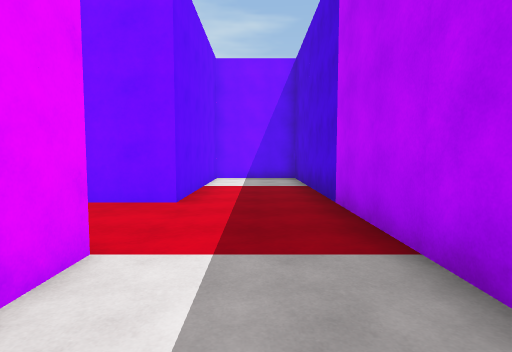
view 1 (above)

12 first-person views from a walk through a 3-D level made in the Unity game engine. The camera is 1.5 m above the floor, tilts 4° down and sees 80° across. The floor is counted in squares, 2 m on a side. Each view is taken from the middle of a square. On the plan, view 1 faces up. The plan holds only what a view shows up to about 10 squares ahead; the rest is blank. The player character is not drawn.

view 2
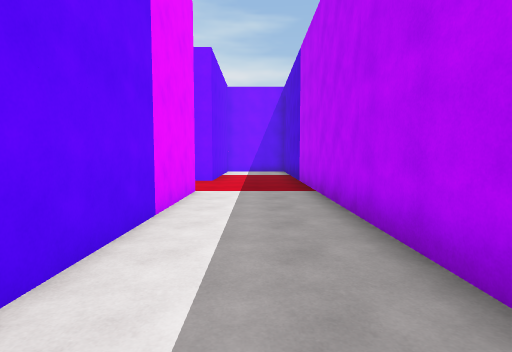

view 3
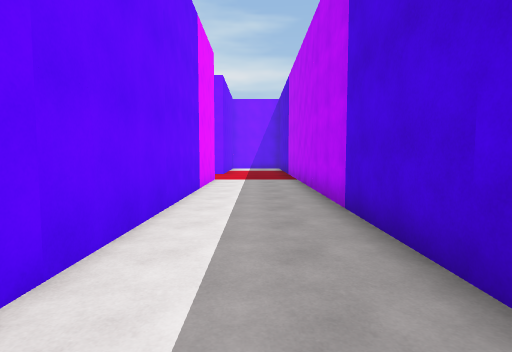

view 4
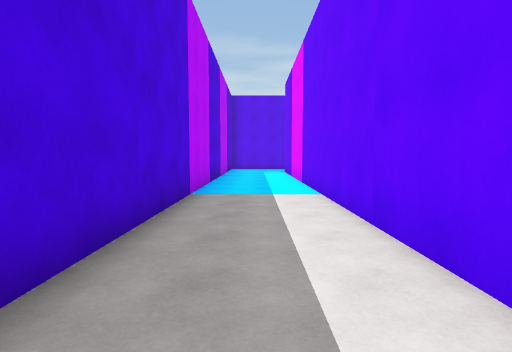

view 5
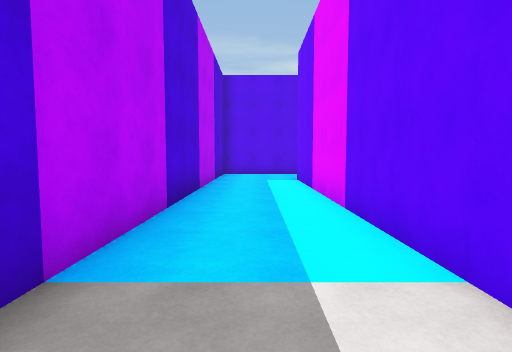

view 6
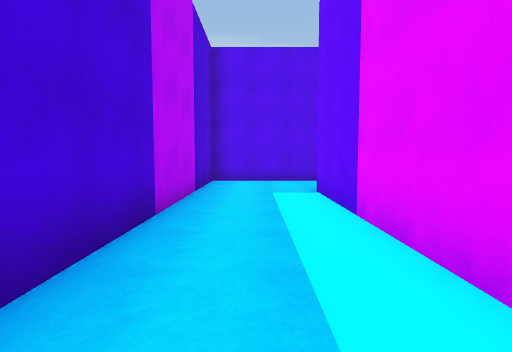

view 7
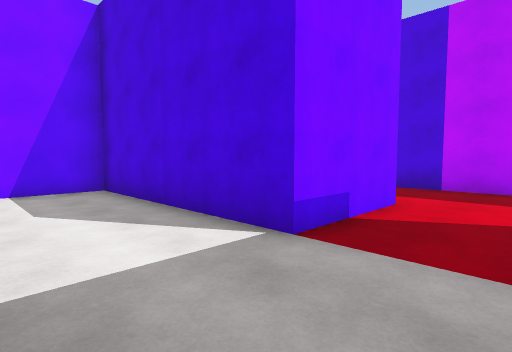

view 8
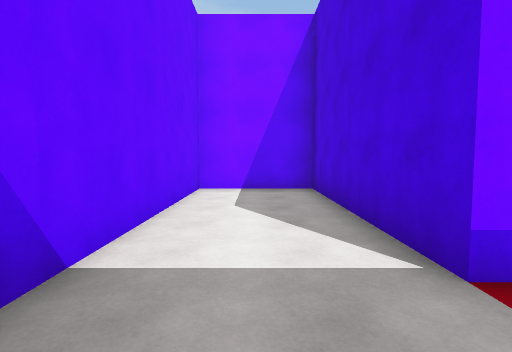

view 9
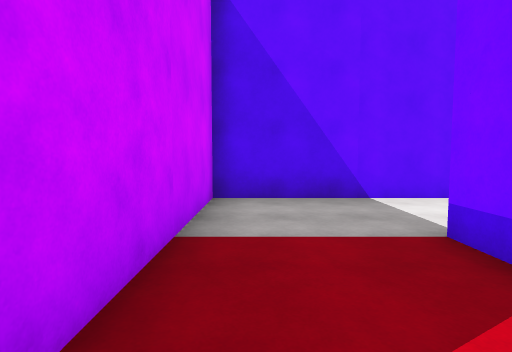

view 10
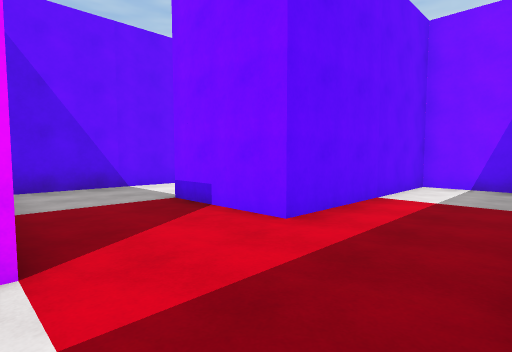

view 11
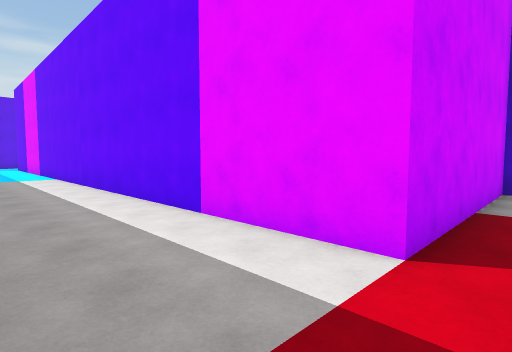

view 12
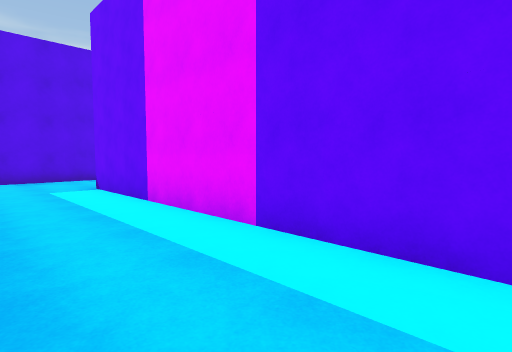

### Floor plan
Points are (right, up) in squares from view 1. A wall is a line through its corners. A room is listed if a view was taken in it or the views show most of it. See-through windows are left out.
Room 1 (views 1, 2, 3, 4, 5, 6, 9, 10, 11, 12)
walls: (-1.3, 2.3) (-1.3, -15.2); (-2.1, -17.7) (1.3, -17.7) (1.3, 9.7) (-1.3, 9.7) (-1.3, 4.8)
ways out: opening at (-2.5, 3.5) to room 2; opening at (-2.5, -16.5)
Room 2 (views 7, 8)
walls: (-1.3, 4.8) (-3.7, 4.8) (-3.7, 9.7) (-6.2, 9.7) (-6.2, 2.3) (-1.3, 2.3)
ways out: opening at (-2.5, 3.5) to room 1

Where each view was taken, in squares from view 1:
view 1: 0 up, 0 right, facing up
view 2: 4 down, 0 right, facing up
view 3: 7 down, 0 right, facing up
view 4: 2 down, 0 right, facing down
view 5: 6 down, 0 right, facing down
view 6: 9 down, 0 right, facing down
view 7: 3 up, 6 left, facing up-right
view 8: 3 up, 5 left, facing up
view 9: 3 up, 1 left, facing left
view 10: 2 up, 1 right, facing up-left
view 11: 3 up, 1 right, facing down-left
view 12: 8 down, 1 right, facing down-left
